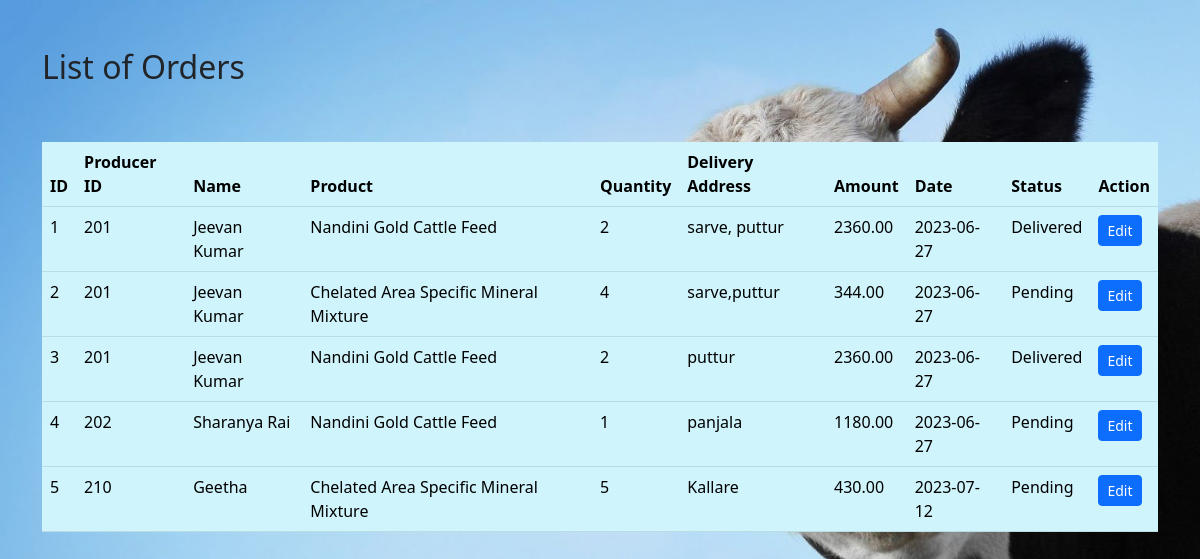
Screenshot of /PHP/vieworder.php with the database file from the repository.
### tables this page shows
CREATE TABLE `tblorder` (
  `p_id` int(10) NOT NULL,
  `cf_id` int(10) NOT NULL,
  `order_id` int(10) NOT NULL,
  `order_date` date NOT NULL DEFAULT current_timestamp(),
  `quantity` int(10) NOT NULL,
  `addr` varchar(100) NOT NULL,
  `paymethod` varchar(100) NOT NULL,
  `status` varchar(50) NOT NULL DEFAULT 'Pending'
);

CREATE TABLE `tblproducer` (
  `p_id` int(10) NOT NULL,
  `p_name` varchar(20) NOT NULL,
  `p_mail` varchar(50) NOT NULL,
  `p_pwd` varchar(8) DEFAULT NULL,
  `phone` varchar(10) NOT NULL,
  `address` varchar(50) NOT NULL,
  `role` varchar(10) NOT NULL DEFAULT 'producer',
  `created_at` date NOT NULL DEFAULT current_timestamp()
);

CREATE TABLE `tblfeed` (
  `cf_id` int(10) NOT NULL,
  `feed_name` varchar(50) NOT NULL,
  `cf_photo` varchar(100) NOT NULL,
  `qty` int(10) NOT NULL,
  `amt` double(10,2) NOT NULL,
  `details` varchar(200) NOT NULL
);

### PHP/vieworder.php (the view, shortened to what this page needs)
<!DOCTYPE html>
<html lang="en">
<head>
    <link rel="stylesheet" href="css/bootstrap.min.css"/>
</head>
<body style="background-image: url(img3.jpg);background-size:cover;background-repeat: no-repeat;">
    <div class="container my-5" >
        <h2>List of Orders</h2>
        <br/>
        <br/>
        <table class="table table-info" >
            <thead>
                <tr>
                    <th>ID</th>
                    <th>Producer ID</th>
                    <th>Name</th>
                    <th>Product</th>
                    <th>Quantity</th>
                    <th>Delivery Address</th>
                    <th>Amount</th>
                    <th>Date</th>
                    <th>Status</th>
                    <th>Action</th>
                </tr>
            </thead>
            <tbody>
                <?php
                $con=new mysqli("localhost","root","","phpdairy1");
                $sql="SELECT *,amt*quantity as sum FROM tblorder,tblproducer,tblfeed WHERE tblfeed.cf_id=tblorder.cf_id AND tblproducer.p_id=tblorder.p_id";
                $result=$con->query($sql);
                while($row = $result->fetch_assoc()){
                    echo "
                    <tr>
                    <td>$row[order_id]</td>
                    <td>$row[p_id]</td>
                    <td>$row[p_name]</td>
                    <td>$row[feed_name]</td>
                    <td>$row[quantity]</td>
                    <td>$row[addr]</td>
                    <td>$row[sum]</td>
                    <td>$row[order_date]</td>
                    <td>$row[status]</td>
                    <td>
                        <a class='btn btn-primary btn-sm'href='/phpdairy/editorder.php?oid=$row[order_id]'>Edit</a>
                    </td>
                </tr>
                ";
                }
                ?>
            </tbody>
        </table>
    </div>
</body>
</html>

### rows the page displays
tblorder: order_id "1", p.p_id "201", p.p_name "Jeevan Kumar", cf.feed_name "Nandini Gold Cattle Feed", quantity "2", addr "sarve, puttur", row "2360.00", order_date "2023-06-27", status "Delivered"
tblorder: order_id "2", p.p_id "201", p.p_name "Jeevan Kumar", cf.feed_name "Chelated Area Specific Mineral Mixture", quantity "4", addr "sarve,puttur", row "344.00", order_date "2023-06-27", status "Pending"
tblorder: order_id "3", p.p_id "201", p.p_name "Jeevan Kumar", cf.feed_name "Nandini Gold Cattle Feed", quantity "2", addr "puttur", row "2360.00", order_date "2023-06-27", status "Delivered"
tblorder: order_id "4", p.p_id "202", p.p_name "Sharanya Rai", cf.feed_name "Nandini Gold Cattle Feed", quantity "1", addr "panjala", row "1180.00", order_date "2023-06-27", status "Pending"
tblorder: order_id "5", p.p_id "210", p.p_name "Geetha", cf.feed_name "Chelated Area Specific Mineral Mixture", quantity "5", addr "Kallare", row "430.00", order_date "2023-07-12", status "Pending"
